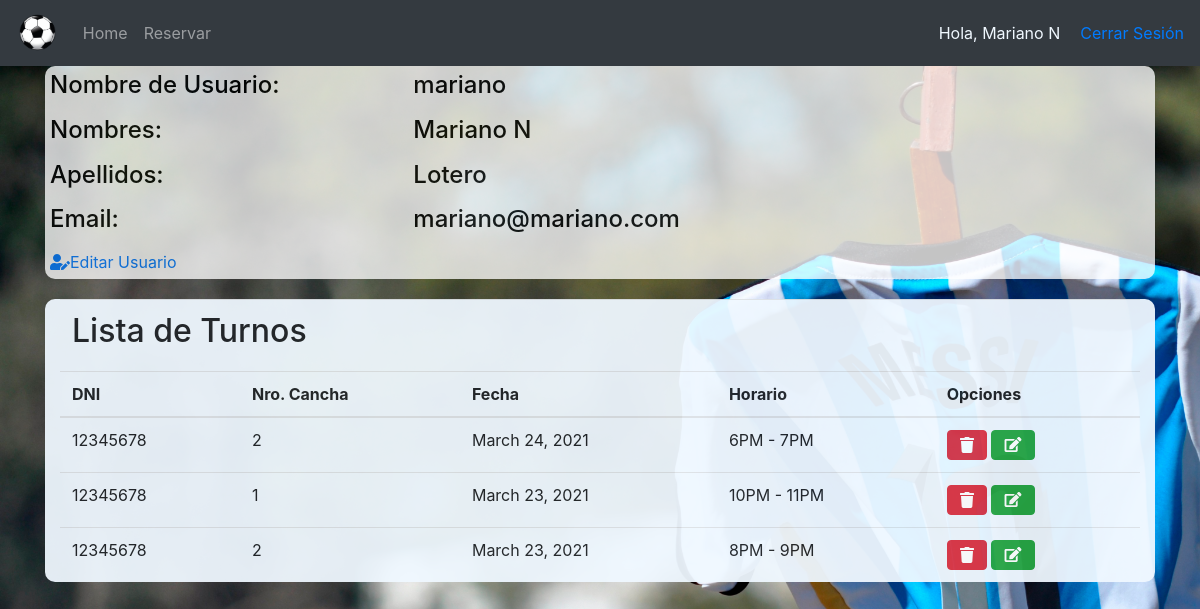
The app's page /Perfil/ (signed in), older data.
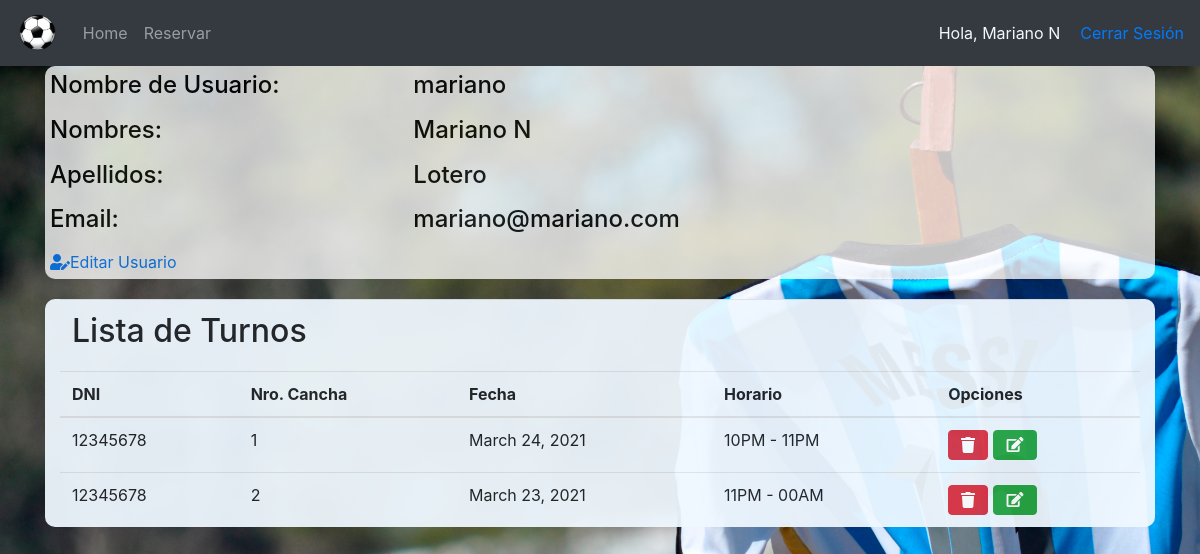
The same page, newer data.
### turnos/models.py (models this page shows, shortened)
class Turno(models.Model):
    dia = models.DateField()
    hora = models.CharField(blank=False, null=False, max_length=20, choices=HORARIOS)
    persona = models.ForeignKey(Usuario, on_delete=models.CASCADE)
    cancha = models.ForeignKey(Cancha, blank=False, null=False, on_delete=models.CASCADE)
    class Meta:
        ordering = ['dia']

### users/models.py (models this page shows, shortened)
class Usuario(AbstractBaseUser, PermissionsMixin):
    username = models.CharField("Usuario", unique=True, max_length=50)
    first_name = models.CharField("Nombres", max_length=200)
    surname = models.CharField("Apellidos", max_length=200)
    dni = models.CharField("Dni", unique=True, max_length=8)
    email = models.EmailField(_('email address'), unique=True)
    is_staff = models.BooleanField(default=False)
    is_active = models.BooleanField(default=True)
    date_joined = models.DateTimeField(default=timezone.now)
    USERNAME_FIELD = 'username'
    REQUIRED_FIELDS = ['email' ,'dni', 'first_name' , 'surname']
    objects = CustomUserManager()

### turnos/views.py (the view)
# urls.py: path('Perfil/', FormularioTurnosView.lista_turnos, name='lista_turnos'),
    @login_required
    def lista_turnos(request):
        actual_user = request.user.id
        hoy = date.today()
        data = {
            'turnos': Turno.objects.filter(persona_id=request.user.id, dia__gte=hoy).order_by('-dia'),
        }
        return render(request, 'accounts/registrados/perfil.html', data)

### templates/accounts/registrados/perfil.html (shortened to what this page needs)
{% extends 'accounts/header.html' %}
{% load static %}
    {% block content %}
    <link rel="stylesheet" type="text/css" href="{% static '/css/perfil.css' %}">
    <link rel="stylesheet" href="https://stackpath.bootstrapcdn.com/bootstrap/4.4.1/css/bootstrap.min.css">
    <link rel="stylesheet" href="https://cdnjs.cloudflare.com/ajax/libs/font-awesome/5.15.2/css/all.min.css" />
</head>
<body>
    <div class="container-lg well span6">
        <div class="row-fluid">
            <div class="span8">
                <div class="row">
                    <div class ="col-md-4">
                        <label><h4 class="datos">Nombre de Usuario: </h4></label>
                    </div>
                    <p><h4 class="datos">{{ user.username }}</h4></p>
                </div>
                <div class="row">
                    <div class ="col-md-4">
                        <label><h4 class="datos">Nombres: </h4></label>
                    </div>
                    <p><h4 class="datos">{{ user.first_name }}</h4><p>
                </div>
                <div class="row">
                    <div class ="col-md-4">
                        <label><h4 class="datos">Apellidos: </h4></label>
                    </div>
                    <p><h4 class="datos">{{ user.surname }}</h4><p>
                </div>
                <div class="row">
                    <div class ="col-md-4">
                        <label><h4 class="datos">Email: </h4></label>
                    </div>
                    <p><h4 class="datos">{{ user.email }}</h4><p>
                </div>
                <div class="row">
                    <div class="col float-md-right">
                        <a href="{% url 'editar_user' user.id %}"><i class="fas fa-user-edit"></i>Editar Usuario</a>
                    </div>
                </div>
            </div>
    <div class="container-lg well span6" style="background-color: aliceblue; opacity: 94%; border-radius: 10px;">
        <table class="table" style="margin-top: 20px;">
            <thead>
                <tr>
                    <td colspan="6"><h2>Lista de Turnos</h2></td>
                </tr>
            <tr>
                <th scope="col">DNI</th>
                <th scope="col">Nro. Cancha</th>
                <th scope="col">Fecha</th>
                <th scope="col">Horario</th>
                <th scope="col">Opciones</th>
            </tr>
            </thead>
            <tbody>
            {% for i in turnos %}
                <tr>
                    <td>{{ i.persona.dni }}</td>
                    <td>{{ i.cancha_id }}</td>
                    <td>{{ i.dia }}</td>
                    <td>{{ i.hora }}</td>
                    <td>
                        <a class="btn btn-danger" href="#" onclick="eliminarTurno({{ i.id }})"><i class="fas fa-trash btn-xs"></i></a>
                        <a class="btn btn-success btn-xs" href="{% url 'editar_turno' i.id %}"><i class="fas fa-edit btn-xs"></i></a>
                    </td>
                </tr>
            {% endfor %}
            </tbody>
        </table>
    </div>
    {% endblock %}

Row changes from the older to the newer data that the page shows:
no longer on this page (row edited): Turno: persona.dni "12345678", cancha_id "2", dia "March 23, 2021", hora "8PM - 9PM"
changed Turno "March 24, 2021": cancha_id "2" → "1"; hora "6PM - 7PM" → "10PM - 11PM"
changed Turno "March 23, 2021": cancha_id "1" → "2"; hora "10PM - 11PM" → "11PM - 00AM"
